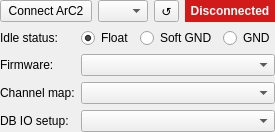
<?xml version="1.0" encoding="UTF-8"?>
<ui version="4.0">
 <class>ArC2ConnectionWidget</class>
 <widget class="QWidget" name="ArC2ConnectionWidget">
  <property name="geometry">
   <rect>
    <x>0</x>
    <y>0</y>
    <width>255</width>
    <height>130</height>
   </rect>
  </property>
  <property name="sizePolicy">
   <sizepolicy hsizetype="Preferred" vsizetype="Maximum">
    <horstretch>0</horstretch>
    <verstretch>0</verstretch>
   </sizepolicy>
  </property>
  <property name="windowTitle">
   <string>Form</string>
  </property>
  <layout class="QVBoxLayout" name="verticalLayout">
   <property name="leftMargin">
    <number>0</number>
   </property>
   <property name="topMargin">
    <number>0</number>
   </property>
   <property name="rightMargin">
    <number>0</number>
   </property>
   <property name="bottomMargin">
    <number>0</number>
   </property>
   <item>
    <layout class="QHBoxLayout" name="horizontalLayout" stretch="2,1,1,1">
     <item>
      <widget class="QPushButton" name="connectArC2Button">
       <property name="text">
        <string>Connect ArC2</string>
       </property>
      </widget>
     </item>
     <item>
      <widget class="QComboBox" name="efmIDsComboBox">
       <property name="maximumSize">
        <size>
         <width>50</width>
         <height>16777215</height>
        </size>
       </property>
       <property name="toolTip">
        <string>ArC2 address</string>
       </property>
      </widget>
     </item>
     <item>
      <widget class="QToolButton" name="refreshIDsButton">
       <property name="toolTip">
        <string>Refresh Addresses</string>
       </property>
       <property name="text">
        <string>↺</string>
       </property>
      </widget>
     </item>
     <item>
      <widget class="QLabel" name="connectionArC2StatusLabel">
       <property name="sizePolicy">
        <sizepolicy hsizetype="Minimum" vsizetype="Preferred">
         <horstretch>0</horstretch>
         <verstretch>0</verstretch>
        </sizepolicy>
       </property>
       <property name="minimumSize">
        <size>
         <width>90</width>
         <height>0</height>
        </size>
       </property>
       <property name="styleSheet">
        <string notr="true">QLabel { color: white; background-color: #D11A1A; font-weight: bold; }</string>
       </property>
       <property name="text">
        <string>Disconnected</string>
       </property>
       <property name="alignment">
        <set>Qt::AlignCenter</set>
       </property>
      </widget>
     </item>
    </layout>
   </item>
   <item>
    <layout class="QGridLayout" name="gridLayout">
     <item row="1" column="0">
      <widget class="QLabel" name="label_5">
       <property name="text">
        <string>Firmware:</string>
       </property>
      </widget>
     </item>
     <item row="1" column="1">
      <widget class="QComboBox" name="firmwareComboBox"/>
     </item>
     <item row="2" column="1">
      <widget class="QComboBox" name="channelMapperComboBox"/>
     </item>
     <item row="2" column="0">
      <widget class="QLabel" name="label">
       <property name="text">
        <string>Channel map:</string>
       </property>
      </widget>
     </item>
     <item row="3" column="0">
      <widget class="QLabel" name="label_2">
       <property name="text">
        <string>DB IO setup:</string>
       </property>
      </widget>
     </item>
     <item row="3" column="1">
      <widget class="QComboBox" name="ioconfigComboBox"/>
     </item>
     <item row="0" column="0">
      <widget class="QLabel" name="label_7">
       <property name="text">
        <string>Idle status:</string>
       </property>
      </widget>
     </item>
     <item row="0" column="1">
      <layout class="QHBoxLayout" name="horizontalLayout_2">
       <item>
        <widget class="QRadioButton" name="floatDevsRadio">
         <property name="toolTip">
          <string>Leave idle channels floating</string>
         </property>
         <property name="text">
          <string>Float</string>
         </property>
         <property name="checked">
          <bool>true</bool>
         </property>
         <attribute name="buttonGroup">
          <string notr="true">idleButtonGroup</string>
         </attribute>
        </widget>
       </item>
       <item>
        <widget class="QRadioButton" name="softGndDevsRadio">
         <property name="toolTip">
          <string>Setup idle channels as arbitrary voltage at 0.0 V</string>
         </property>
         <property name="text">
          <string>Soft GND</string>
         </property>
         <attribute name="buttonGroup">
          <string notr="true">idleButtonGroup</string>
         </attribute>
        </widget>
       </item>
       <item>
        <widget class="QRadioButton" name="hardGndDevsRadio">
         <property name="toolTip">
          <string>Tie idle channels to hard ground</string>
         </property>
         <property name="text">
          <string>GND</string>
         </property>
         <attribute name="buttonGroup">
          <string notr="true">idleButtonGroup</string>
         </attribute>
        </widget>
       </item>
      </layout>
     </item>
    </layout>
   </item>
  </layout>
 </widget>
 <resources/>
 <connections/>
 <buttongroups>
  <buttongroup name="controlButtonGroup"/>
  <buttongroup name="idleButtonGroup"/>
 </buttongroups>
</ui>
